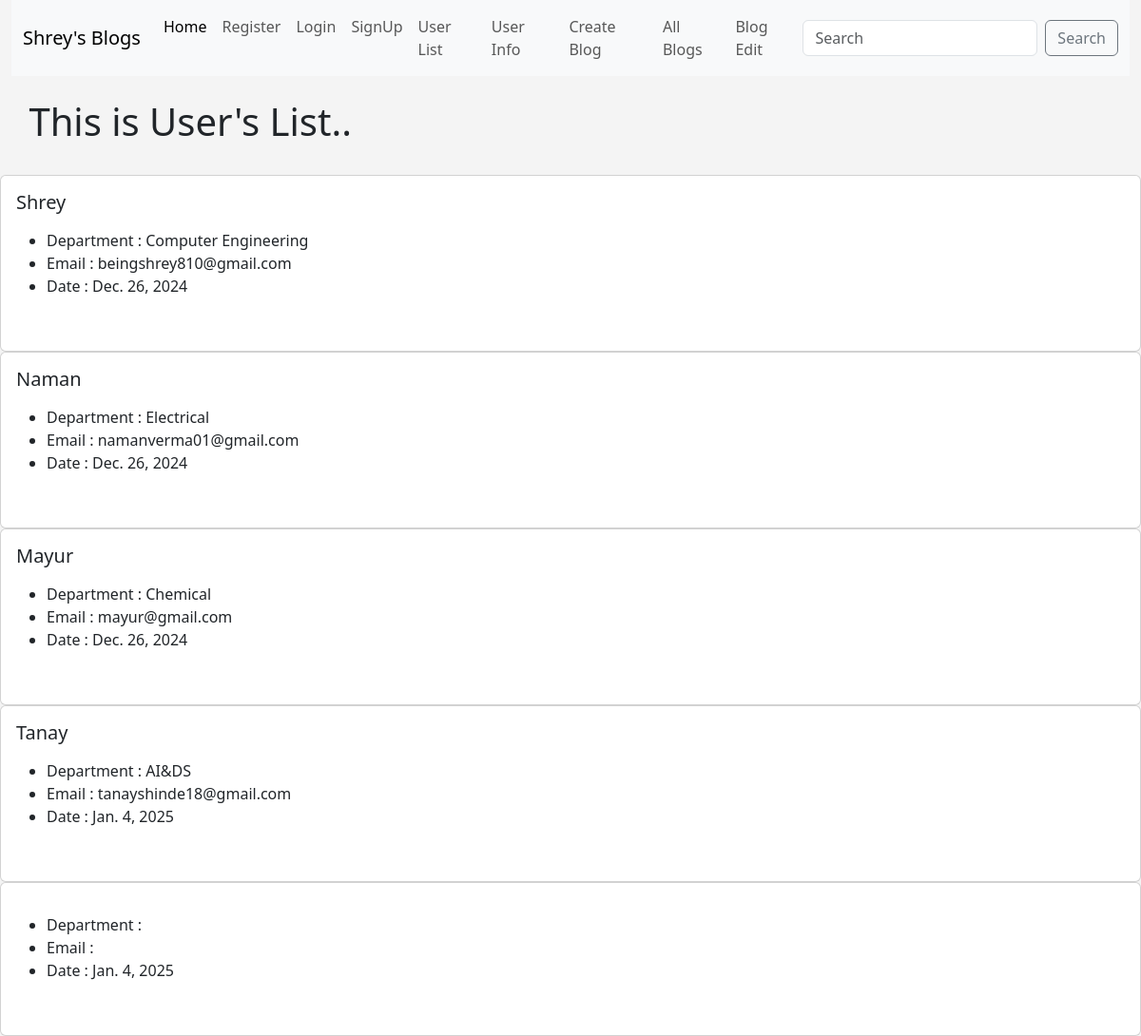
Before: /users_list/ with the older database file.
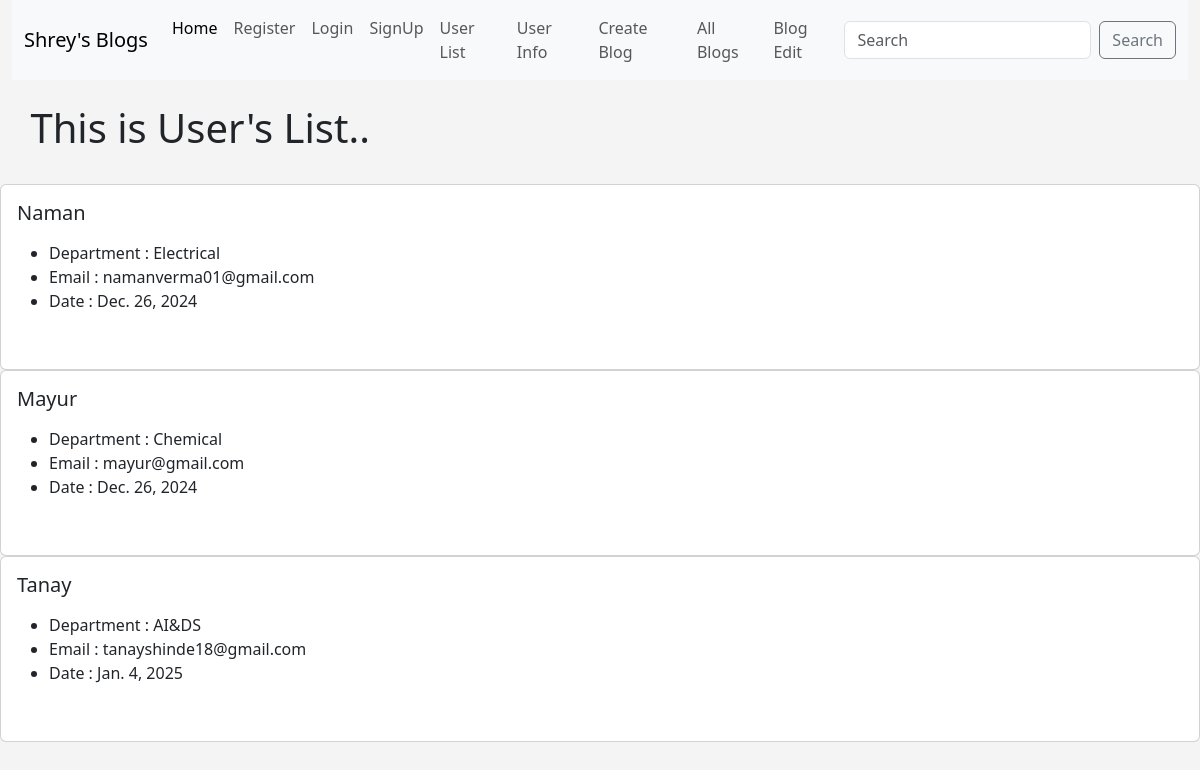
After: the same page with the newer database file.
### home/models.py (models this page shows, shortened)
class Signup(models.Model):
    name = models.CharField(max_length=122)
    department = models.CharField(max_length=122, blank=True)
    email = models.CharField(max_length=40)
    password = models.CharField(max_length=15)
    date = models.DateField()

### home/views.py (the view)
# urls.py: path('users_list/', views.users_list, name= "users_list"),
def users_list(request):
    user_list = Signup.objects.all()
    return render(request, 'users_list.html', {'user_list' : user_list})

### templates/users_list.html (shortened to what this page needs)
{% extends "base.html" %}
{% block body %}
    <br>
    <h1> &ensp; This is User's List.. </h1>
    <br>
    {% for  user in user_list %}
    <div class="card" >
        <div class="card-body">
          <h5 class="card-title">{{user.name}}</h5>
          <p class="card-text">
            <ul>
                <li> Department : {{user.department}} </li>
                <li> Email : {{user.email}} </li>
                <li> Date : {{user.date}} </li>
                <br>
             </ul>
          </p>
        </div>
      </div>
    {% endfor %}
{%endblock body%}

Changed rows visible on the page:
removed Signup: name "Shrey", department "Computer Engineering", email "beingshrey810@gmail.com", date "Dec. 26, 2024"
removed Signup: date "Jan. 4, 2025"
